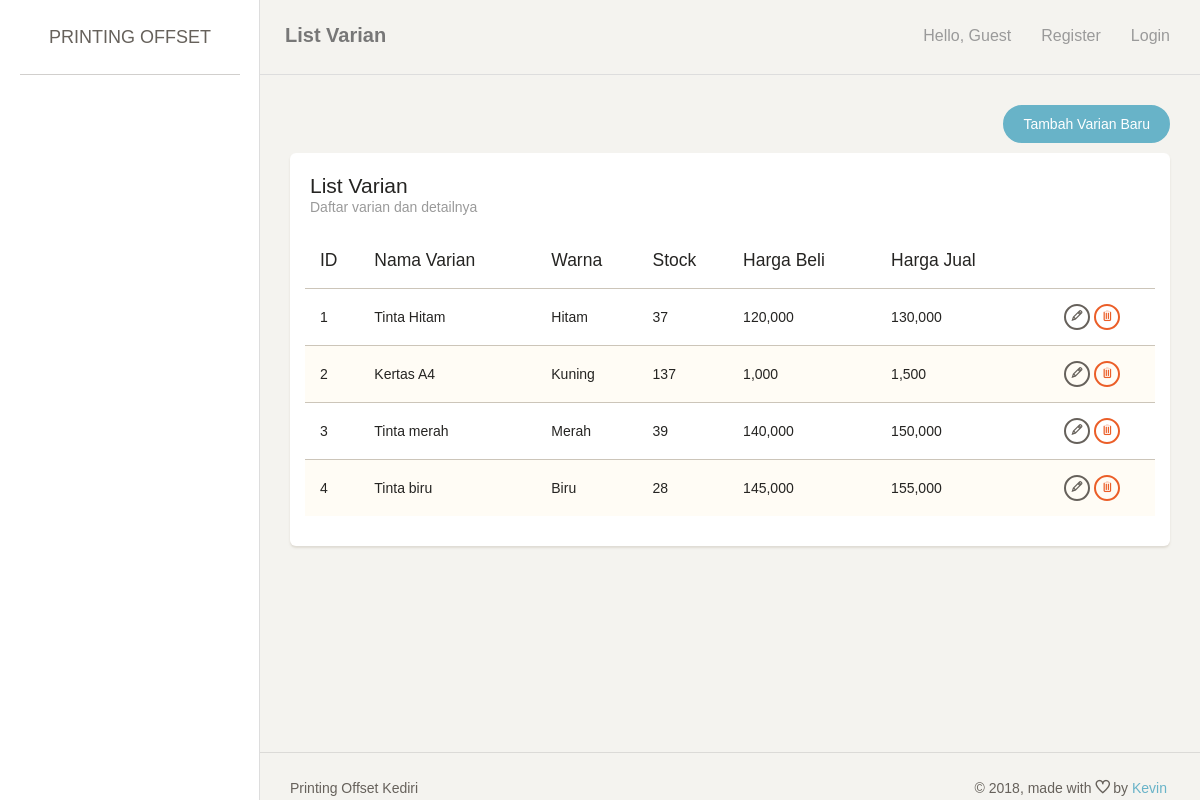
The app's page /index.php/barang, older data.
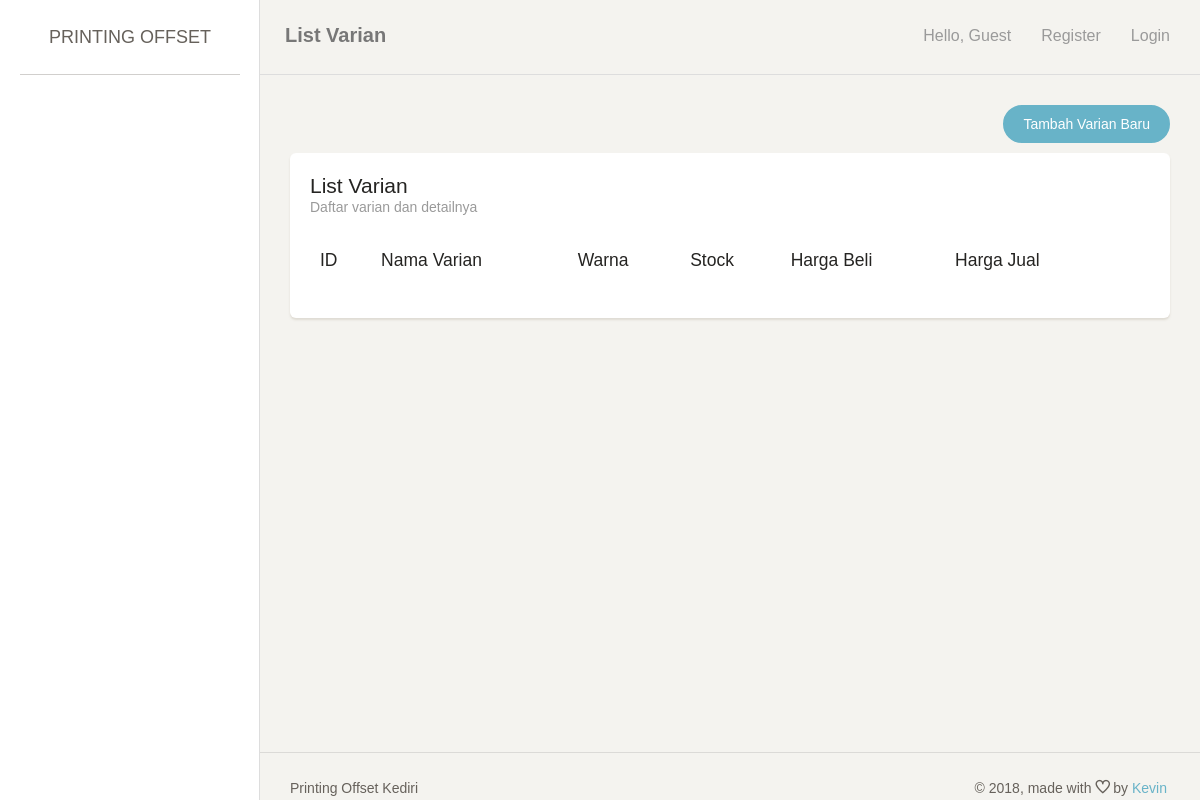
The same page, newer data.
### tables this page shows
create table VARIAN
(
   ID_VARIAN            int not null,
   ID_JENIS_BARANG      int not null,
   ID_UKURAN_KERTAS     int,
   ID_JENIS_KERTAS      int,
   NAMA_VARIAN          varchar(255),
   JUMLAH               int,
   STOCK_AWAL           int,
   STOCK                int,
   WARNA                varchar(100),
   HARGA_BELI           int,
   HARGA_JUAL           int,
   primary key (ID_VARIAN)
);

### application/controllers/Barang.php (called while the page is built, shortened)
<?php
class Barang extends CI_Controller {
	public function index() {
		$this->lst();
	}
	public function lst() {
		if ($_SESSION['printer']['user']['role'] == 0){
			$data['page_title'] = 'List Varian';
			$data['page_note'] = 'Daftar varian dan detailnya';
			$data['row'] = $this->MBarang->getAllWithParent();
			$this->load->view('header', $data);
			$this->load->view('barang_list', $data);
			$this->load->view('footer', $data);
		} else {
			redirect('login');
		}
	}
}

### index.php (called while the page is built, shortened)
<?php
require_once BASEPATH.'core/CodeIgniter.php';

### application/models/Barang_model.php (called while the page is built, shortened)
<?php
class Barang_model extends CI_Model {
	public function getAllWithParent() {
		$this->db->from('varian v, jenis_barang jb, ukuran_kertas uk, jenis_kertas jk');
		$this->db->where('v.id_jenis_barang = jb.id_jenis_barang');
		$this->db->where('v.id_ukuran_kertas = uk.id_ukuran_kertas');
		$this->db->where('v.id_jenis_kertas = jk.id_jenis_kertas');
		$this->db->order_by('v.id_varian', 'asc');
		return $this->db->get()->result_array();
	}
}

### application/views/barang_list.php (the view, shortened to what this page needs)
<div class="content">
    <div class="container-fluid">
        <div class="row">
            <div class="col-md-12">
                <div align="right" style="margin-bottom: 10px;">
                    <a href="<?= site_url('barang/add'); ?>" class="btn btn-info btn-fill btn-wd" >Tambah Varian Baru</a>
                </div>
                <div class="card">
                    <div class="header">
                        <h4 class="title"><?= $page_title; ?></h4>
                        <p class="category"><?= $page_note; ?></p>
                    </div>
                    <div class="content table-responsive">
                        <table id="myTable" class="table table-striped">
                            <thead><tr>
                                <th>ID</th>
                                <th>Nama Varian</th>
                                <th>Warna</th>
                                <th>Stock</th>
                                <th>Harga Beli</th>
                                <th>Harga Jual</th>
                                <th></th>
                            </tr></thead>
                            <tbody>
                                <?php foreach ($row as $key => $value) {
                                    ?>
                                    <tr>
                                        <td><?= $value['id_varian']; ?></td>
                                        <td><?= $value['nama_varian']; ?></td>
                                        <td><?= $value['warna']; ?></td>
                                        <td><?= $value['stock']; ?></td>
                                        <td><?= number_format($value['harga_beli']); ?></td>
                                        <td><?= number_format($value['harga_jual']); ?></td>
                                        <td align="center">
                                            <a href="<?= site_url('barang/edit/'.$value['id_varian']); ?>" class="btn btn-waning btn-xs"><span class="ti-pencil" title="Edit"></span></a>
                                            <a href="<?= site_url('barang/delete/'.$value['id_varian']); ?>" class="btn btn-danger btn-xs"><span class="ti-trash" title="Delete"></span></a>
                                        </td>
                                    </tr>
                                    <?php
                                } ?>
                            </tbody>
                        </table>
                    </div>
                </div>
            </div>
        </div>
    </div>
</div>

### application/views/header.php (shortened to what this page needs)
<!doctype html>
<html lang="en">
<head>
    <link rel="stylesheet" href="<?= base_url('assets/assets/css/bootstrap.min.css'); ?>" />
    <link rel="stylesheet" href="<?= base_url('assets/assets/css/animate.min.css'); ?>" />
    <link rel="stylesheet" href="<?= base_url('assets/assets/css/paper-dashboard.css'); ?>" />
    <link rel="stylesheet" href="<?= base_url('assets/assets/css/themify-icons.css'); ?>" />
    <link rel="stylesheet" type="text/css" href="<?= base_url('assets/DataTables/datatables.min.css'); ?>"/>
    <link rel="stylesheet" type="text/css" href="<?= base_url('assets/DataTables/DataTables-1.10.18/css/jquery.dataTables.css'); ?>"/>
</head>
<body>
<div class="wrapper">
    <div class="sidebar" data-background-color="white" data-active-color="danger">
        <div class="sidebar-wrapper">
            <div class="logo">
                <a href="<?= base_url(); ?>" class="simple-text">
                    Printing Offset
                </a>
            </div>
        </div>
    </div>
    <div class="main-panel">
        <nav class="navbar navbar-default">
            <div class="container-fluid">
                <div class="navbar-header">
                    <a class="navbar-brand" href="#"><?= $page_title ?></a>
                </div>
                <div class="collapse navbar-collapse">
                    <ul class="nav navbar-nav navbar-right">
                        <li>
                            <a>
                                <p>Hello, <?= !empty($_SESSION['printer']['user']['nama']) ? $_SESSION['printer']['user']['nama'] : 'Guest'; ?></p>
                            </a>
                        </li>
                        <?php if (!empty($_SESSION['printer']['user'])) { ?>
                        <li>
                            <a href="<?= site_url('login/logout'); ?>">
                                <p>Logout</p>
                            </a>
                        </li>
                        <?php } else { ?>
                        <li>
                            <a href="<?= site_url('login/register_user'); ?>">
                                <p>Register</p>
                            </a>
                        </li>
                        <li>
                            <a href="<?= site_url('login'); ?>">
                                <p>Login</p>
                            </a>
                        </li>
                        <?php } ?>
                    </ul>
                </div>
            </div>
        </nav>

### application/views/footer.php (shortened to what this page needs)
    <footer class="footer">
        <div class="container-fluid">
            <nav class="pull-left">
                <ul>
                    <li>
                        <a href="<?= base_url(); ?>">
                            Printing Offset Kediri
                        </a>
                    </li>
                </ul>
            </nav>
            <div class="copyright pull-right">
                &copy; <script>document.write(new Date().getFullYear())</script>, made with <i class="ti ti-heart"></i> by <a href="#">Kevin</a>
            </div>
        </div>
    </footer>
</div>
</div>
</body>
</html>

Row changes from the older to the newer data that the page shows:
removed varian: id_varian "1", nama_varian "Tinta Hitam", warna "Hitam", stock "37", harga_beli "120,000", harga_jual "130,000"
removed varian: id_varian "2", nama_varian "Kertas A4", warna "Kuning", stock "137", harga_beli "1,000", harga_jual "1,500"
removed varian: id_varian "3", nama_varian "Tinta merah", warna "Merah", stock "39", harga_beli "140,000", harga_jual "150,000"
removed varian: id_varian "4", nama_varian "Tinta biru", warna "Biru", stock "28", harga_beli "145,000", harga_jual "155,000"
